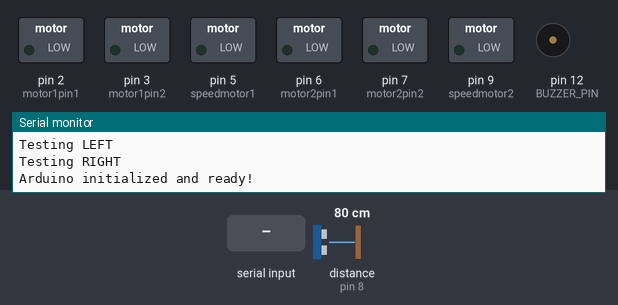
This sketch was run on a simulated Arduino Uno, built with avr-gcc and run on an emulated ATmega328P. Shown: switched loads named in the sketch (green lamp = pin HIGH), buzzer (waves = sounding, pin HIGH), the last lines printed to the serial monitor. The test bench sets the inputs (shaded band); at power-on: distance to the obstacle (sensor on pin 8) 80 cm. The echo pulse lasts 58.3 µs per cm; pins used as bus, display or sensor lines are not drawn.

Above: at 5.3 s.
5.4 s: "90,45\n" received over Serial
At 6.3 s:
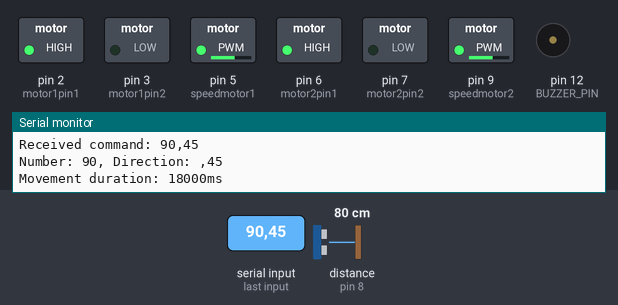
6.9 s: distance to the obstacle (sensor on pin 8) set to 33 cm
8.4 s: distance to the obstacle (sensor on pin 8) set to 28 cm
At 8.7 s:
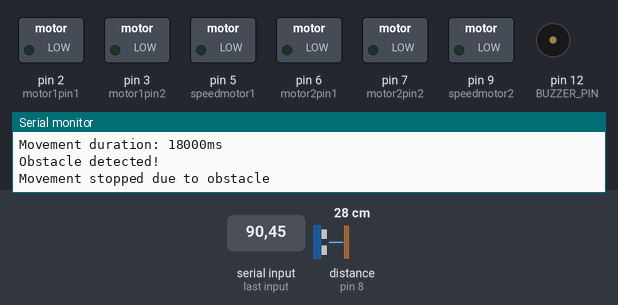
9.9 s: distance to the obstacle (sensor on pin 8) set to 35 cm
At 10.8 s:
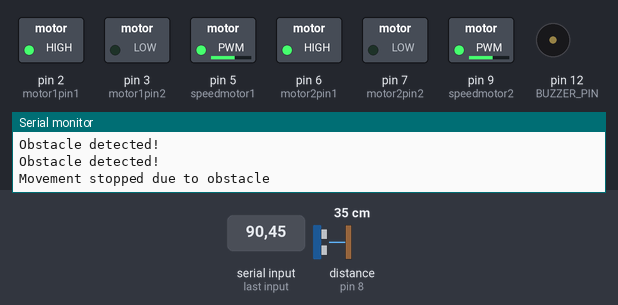
11.9 s: distance to the obstacle (sensor on pin 8) set to 2 cm
At 12.6 s:
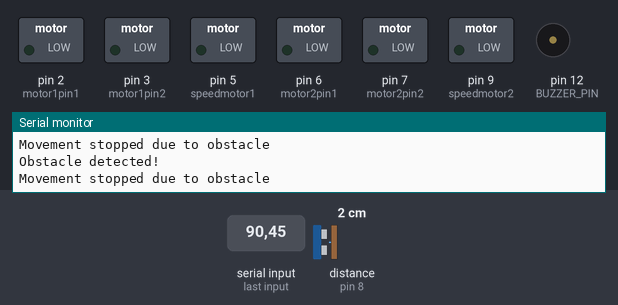
Timing chart, 0 to 14.4 s (numbered marks = the images above; inputs shaded):
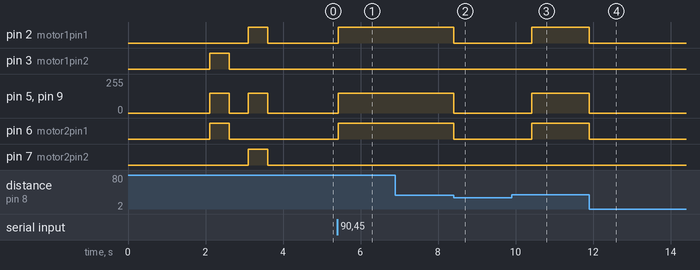

The sketch:

motorcontrol.ino
```cpp
// Motor pins
const int motor1pin1 = 2;  // Left motor direction 1
const int motor1pin2 = 3;  // Left motor direction 2
const int speedmotor1 = 5; // Left motor speed
const int motor2pin1 = 6;  // Right motor direction 1
const int motor2pin2 = 7;  // Right motor direction 2
const int speedmotor2 = 9; // Right motor speed

// Ultrasonic sensor pins
const int TRIG_PIN = 4;
const int ECHO_PIN = 8;

// Buzzer pin
const int BUZZER_PIN = 12;  // Buzzer connected to pin 12

// Distance threshold (in cm)
const int DISTANCE_THRESHOLD = 30;

// Motor speed (increased for better movement)
const int MOTOR_SPEED = 150;  // Increased to about 60% of 255

// Direction scaling factor
const int SCALE_FACTOR = 1;

// Movement duration (in milliseconds)
const int MOVEMENT_DURATION = 200;

// Turn duration for 90 degrees (in milliseconds)
const int TURN_DURATION = 500;

// Maximum safe duration (about 5 minutes)
const unsigned long MAX_DURATION = 300000;  // 300 seconds in milliseconds

// Buffer for receiving serial data
String inputString = "";
bool stringComplete = false;
bool isMoving = false;

void setup() {
  // Initialize serial communication first
  Serial.begin(9600);
  delay(1000);  // Give time for serial to initialize
  Serial.println("\n\n=== MESAMATE INITIALIZATION ===");

  // Initialize motor pins
  Serial.println("Initializing motor pins...");
  pinMode(motor1pin1, OUTPUT);
  pinMode(motor1pin2, OUTPUT);
  pinMode(speedmotor1, OUTPUT);
  pinMode(motor2pin1, OUTPUT);
  pinMode(motor2pin2, OUTPUT);
  pinMode(speedmotor2, OUTPUT);

  // Initialize ultrasonic sensor pins
  Serial.println("Initializing ultrasonic sensor pins...");
  pinMode(TRIG_PIN, OUTPUT);
  pinMode(ECHO_PIN, INPUT);

  // Initialize buzzer pin
  Serial.println("Initializing buzzer pin...");
  pinMode(BUZZER_PIN, OUTPUT);
  digitalWrite(BUZZER_PIN, LOW);  // Ensure buzzer is off initially

  inputString.reserve(200);

  // Test motors on startup
  Serial.println("\nTesting motors...");
  testMotors();
  Serial.println("Arduino initialized and ready!");
}

void loop() {
  if (stringComplete) {
    Serial.print("\nReceived command: ");
    Serial.println(inputString);

    // Check if it's a buzzer command
    if (inputString == "BUZZER_ON") {
      Serial.println("Turning ON buzzer");
      digitalWrite(BUZZER_PIN, HIGH);
    }
    else if (inputString == "BUZZER_OFF") {
      Serial.println("Turning OFF buzzer");
      digitalWrite(BUZZER_PIN, LOW);
    }
    else {
      processMovement(inputString);
    }

    inputString = "";
    stringComplete = false;
  }
}

void serialEvent() {
  while (Serial.available()) {
    char inChar = (char)Serial.read();
    inputString += inChar;
    if (inChar == '\n') {
      stringComplete = true;
    }
  }
}

void processMovement(String movement) {
  // Extract number and direction
  int number = 0;
  String direction = "";

  // Find the first non-digit character
  int i = 0;
  while (i < movement.length() && isDigit(movement[i])) {
    number = number * 10 + (movement[i] - '0');
    i++;
  }

  // Get the direction (remove any whitespace or newline)
  direction = movement.substring(i);
  direction.trim();

  Serial.print("Number: ");
  Serial.print(number);
  Serial.print(", Direction: ");
  Serial.println(direction);

  // Calculate total movement duration
  unsigned long totalDuration = (unsigned long)number * SCALE_FACTOR * MOVEMENT_DURATION;

  if (totalDuration > MAX_DURATION) {
    totalDuration = MAX_DURATION;
    Serial.println("Warning: Duration capped at 5 minutes");
  }

  Serial.print("Movement duration: ");
  Serial.print(totalDuration);
  Serial.println("ms");

  isMoving = true;

  // Execute the movement with obstacle detection
  unsigned long startTime = millis();

  // First, handle the turn if needed
  if (direction == "right" || direction == "RIGHT") {
    Serial.println("Turning right 90 degrees");
    turnRight(TURN_DURATION);  // Turn right for 90 degrees
    delay(100);      // Small pause
    stopMotors();
    delay(100);      // Small pause
  } else if (direction == "left" || direction == "LEFT") {
    Serial.println("Turning left 90 degrees");
    turnLeft(TURN_DURATION);   // Turn left for 90 degrees
    delay(100);      // Small pause
    stopMotors();
    delay(100);      // Small pause
  }

  // Then move forward for the specified duration
  while (millis() - startTime < totalDuration) {
    if (checkObstacle()) {
      stopMotors();
      Serial.println("Movement stopped due to obstacle");
      delay(1000); // Wait for 1 second
      if (!checkObstacle()) {
        // Resume movement if obstacle is cleared
        moveForward(MOTOR_SPEED);
      }
    } else {
      moveForward(MOTOR_SPEED);
    }
  }

  stopMotors();
  isMoving = false;

  // Send completion signal
  Serial.println("DIRECTION_DONE");
  Serial.flush();
  delay(100);
}

// Function to measure distance using ultrasonic sensor
float measureDistance() {
  digitalWrite(TRIG_PIN, LOW);
  delayMicroseconds(2);
  digitalWrite(TRIG_PIN, HIGH);
  delayMicroseconds(10);
  digitalWrite(TRIG_PIN, LOW);

  long duration = pulseIn(ECHO_PIN, HIGH);
  float distance = duration * 0.034 / 2;

  return distance;
}

// Function to check for obstacles
bool checkObstacle() {
  float distance = measureDistance();
  if (distance < DISTANCE_THRESHOLD) {
    Serial.println("Obstacle detected!");
    return true;
  }
  return false;
}

void testMotors() {
  // Test each direction briefly
  Serial.println("Testing FORWARD");
  moveForward(500);
  stopMotors();
  delay(500);

  Serial.println("Testing BACKWARD");
  moveBackward(500);
  stopMotors();
  delay(500);

  Serial.println("Testing LEFT");
  turnLeft(500);
  stopMotors();
  delay(500);

  Serial.println("Testing RIGHT");
  turnRight(500);
  stopMotors();
  delay(500);
}

// Update movement functions to use speed parameter
void moveForward(int speed) {
  digitalWrite(motor1pin1, HIGH);
  digitalWrite(motor1pin2, LOW);
  digitalWrite(motor2pin1, HIGH);
  digitalWrite(motor2pin2, LOW);
  analogWrite(speedmotor1, speed);
  analogWrite(speedmotor2, speed);
}

void moveBackward(int speed) {
  digitalWrite(motor1pin1, LOW);
  digitalWrite(motor1pin2, HIGH);
  digitalWrite(motor2pin1, LOW);
  digitalWrite(motor2pin2, HIGH);
  analogWrite(speedmotor1, speed);
  analogWrite(speedmotor2, speed);
}

void turnLeft(int duration) {
  digitalWrite(motor1pin1, LOW);
  digitalWrite(motor1pin2, HIGH);
  digitalWrite(motor2pin1, HIGH);
  digitalWrite(motor2pin2, LOW);
  analogWrite(speedmotor1, MOTOR_SPEED);
  analogWrite(speedmotor2, MOTOR_SPEED);
  delay(duration);
}

void turnRight(int duration) {
  digitalWrite(motor1pin1, HIGH);
  digitalWrite(motor1pin2, LOW);
  digitalWrite(motor2pin1, LOW);
  digitalWrite(motor2pin2, HIGH);
  analogWrite(speedmotor1, MOTOR_SPEED);
  analogWrite(speedmotor2, MOTOR_SPEED);
  delay(duration);
}

void stopMotors() {
  digitalWrite(motor1pin1, LOW);
  digitalWrite(motor1pin2, LOW);
  digitalWrite(motor2pin1, LOW);
  digitalWrite(motor2pin2, LOW);
  analogWrite(speedmotor1, 0);
  analogWrite(speedmotor2, 0);
}
```

Measured:
- the behaviour switches between 31 and 30 cm on distance to the obstacle (sensor on pin 8) (found by bisection; images 1 and 2)
- after the input at 5.4 s, pin 2 (motor1pin1), pin 6 (motor2pin1): LOW → HIGH at once; pin 5 (speedmotor1), pin 9 (speedmotor2): 0/255 → 150/255 at once
- after the input at 6.9 s, every drawn part: stays the same
- after the input at 8.4 s, pin 2 (motor1pin1), pin 6 (motor2pin1): HIGH → LOW at once; pin 5 (speedmotor1), pin 9 (speedmotor2): 150/255 → 0/255 at once
- after the input at 9.9 s, pin 2 (motor1pin1), pin 6 (motor2pin1): LOW → HIGH after 0.52 s; pin 5 (speedmotor1), pin 9 (speedmotor2): 0/255 → 150/255 after 0.52 s
- after the input at 11.9 s, pin 2 (motor1pin1), pin 6 (motor2pin1): HIGH → LOW at once; pin 5 (speedmotor1), pin 9 (speedmotor2): 150/255 → 0/255 at once
